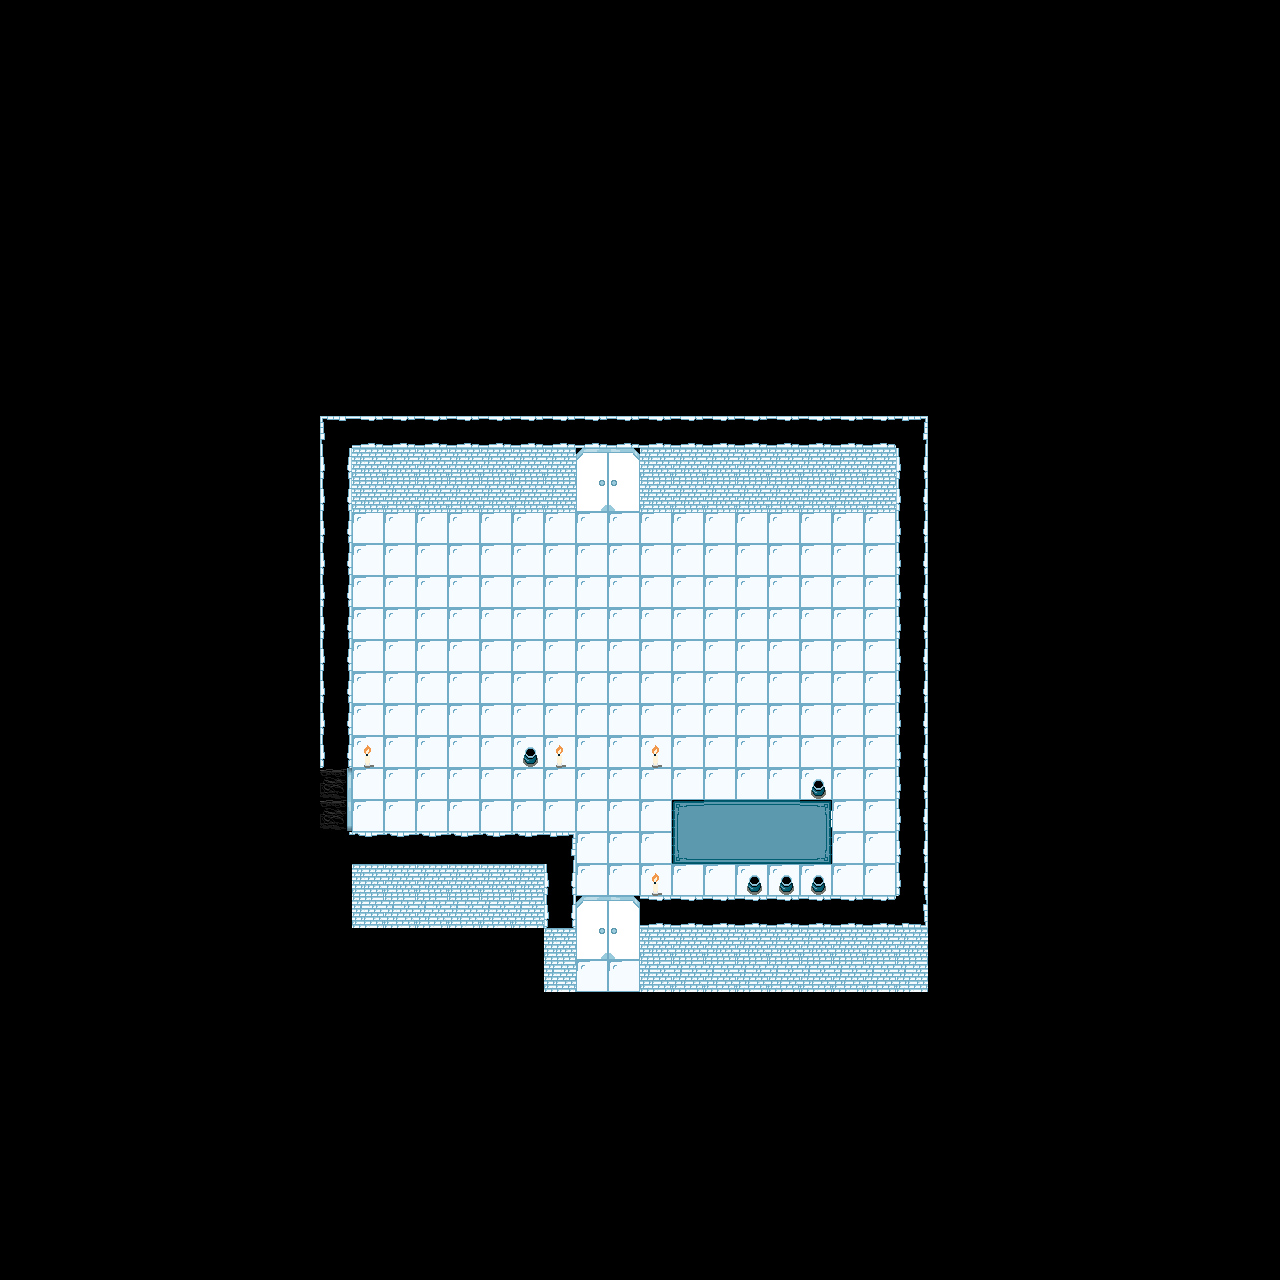

A level layout from a 2D game, rendered from its tile map. Below: a short description, then the map file with tile-grid data replaced by summaries:
An orthogonal 40x40 tile map with 32x32 px tiles, 2 tile layers (Tile Layer 1, Tile Layer 2) and 12 objects.

<map version="1.10" tiledversion="1.11.2" orientation="orthogonal" renderorder="right-down" width="40" height="40" tilewidth="32" tileheight="32" infinite="0" nextlayerid="4" nextobjectid="14">
 <tileset firstgid="1" source="../FinalRoomTileset.tsx" />
 <layer id="1" name="Tile Layer 1" width="40" height="40">
  <data>[1600 cells, 305 non-empty, 20 distinct tile ids]</data>
 </layer>
 <layer id="2" name="Tile Layer 2" width="40" height="40">
  <data>[1600 cells, 44 non-empty, 9 distinct tile ids]</data>
 </layer>
 <objectgroup id="3" name="Object Layer 1">
  <object id="1" x="320" y="416" width="608" height="32">
   <properties>
    <property name="Tag" value="Wall" />
   </properties>
  </object>
  <object id="2" x="896" y="444.667" width="32" height="483.333">
   <properties>
    <property name="Tag" value="Wall" />
   </properties>
  </object>
  <object id="3" x="640" y="896" width="256" height="32">
   <properties>
    <property name="Tag" value="Wall" />
   </properties>
  </object>
  <object id="4" x="352" y="832" width="224" height="32">
   <properties>
    <property name="Tag" value="Wall" />
   </properties>
  </object>
  <object id="5" x="544" y="864" width="32" height="64">
   <properties>
    <property name="Tag" value="Wall" />
   </properties>
  </object>
  <object id="6" x="320" y="448" width="32" height="320">
   <properties>
    <property name="Tag" value="Wall" />
   </properties>
  </object>
  <object id="7" x="576" y="896" width="64" height="64">
   <properties>
    <property name="Tag" value="Door" />
   </properties>
  </object>
  <object id="9" x="576" y="448" width="64" height="64">
   <properties>
    <property name="Tag" value="Door" />
   </properties>
  </object>
  <object id="10" x="320" y="768" width="32" height="64">
   <properties>
    <property name="Tag" value="Wall" />
   </properties>
  </object>
  <object id="11" x="830.667" y="768" width="32" height="32">
   <properties>
    <property name="Enemy" value="PinBaller" />
    <property name="Tag" value="Enemy" />
   </properties>
  </object>
  <object id="12" x="545" y="596" width="32" height="32">
   <properties>
    <property name="Enemy" value="BaseEnemy" />
    <property name="Tag" value="Enemy" />
   </properties>
  </object>
  <object id="13" x="744" y="592" width="32" height="32">
   <properties>
    <property name="Enemy" value="BaseEnemy" />
    <property name="Tag" value="Enemy" />
   </properties>
  </object>
 </objectgroup>
</map>
